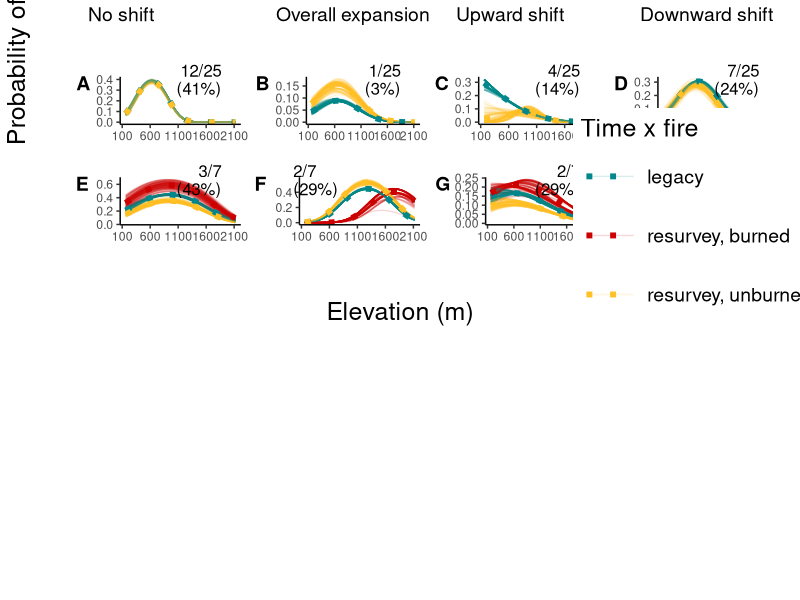

This chart was generated by the following R code:
# Created: Feb. 16, 2021
# Modified: Feb. 1, 2022

#### This script visualizes model-averaged predictions for each rarefied dataset

library(tidyverse)
#library(patchwork)
library(cowplot)

#### Read in and prepare tables of coefficients

# coefficients from all top models for each rarefied dataset that ran without warnings
# these models use the poly() formulaton for orthogonal elevation^2 terms
coeff.ALLDAT <- read.csv("data/3b_new_coefficients.csv", header = TRUE)

# filter to just model average for each rarefied dataset
coeff.avgs <- coeff.ALLDAT %>% filter(Type=="Avg") # now we have 100 model averages per species (or, <100 for the species for which some rarefied datasets threw warnings?)

# split into species modeled with fire vs without
coeffs.fire <- coeff.avgs %>% filter(Fire.Included=="Yes")
coeffs.nofire <- coeff.avgs %>% filter(Fire.Included=="No")

# species lists for ugly loops below
species.list.fire <- coeffs.fire %>% 
  group_by(Species) %>% 
  summarise(Species=first(Species))
species.list.nofire <- coeffs.nofire %>% 
  group_by(Species) %>% 
  summarise(Species=first(Species))


#### Elevation vectors for multiplying by coefficients

# values in poly-transformed units
dat <- read_csv("data/3c_transformed_polynomials.csv")

# linear term vector
# range based on min/max values 
elev.vec.lin = as.numeric(seq(min(dat$Elevation.m.poly), max(dat$Elevation.m.poly), by=0.0001)) 

# quadratic term vector
# quadratic function is given by this model
poly.mod <- lm(Elevation.m2.poly ~ Elevation.m.poly + I(Elevation.m.poly^2), data=dat)

elev.vec.quad = poly.mod$coefficients[1] + 
  elev.vec.lin*poly.mod$coefficients[2] + 
  elev.vec.lin*elev.vec.lin*poly.mod$coefficients[3]

# elevation list for back-transformed axis labels
# needs to be in raw units (m)
back.mod <- lm(Elevation.m.poly ~ Elevation.m, data=dat)
raw.ticks = c(100, 600, 1100, 1600, 2100)
poly.ticks = back.mod$coefficients[1] + raw.ticks*back.mod$coefficients[2]


#### other prep work

# function for converting predictions to 0-1 response scale
response = function(y) {
  exp(as.numeric(y))/(1+exp(as.numeric(y)))
  }

# color palettes 
# for fire species
col.pal.fire <- c("turquoise4", "red3", "goldenrod1")
# for no-fire species
col.pal.nofire <- c("turquoise4", "goldenrod1")


#### FIRE SPECIES: big loop to calculate predicted values across each rarefaction for each species

# empty matrices for writing best-fit lines into
pred.leg.reps = matrix(nrow=length(elev.vec.lin),ncol=100)
pred.res.unburn.reps = matrix(nrow=length(elev.vec.lin),ncol=100)
pred.res.burn.reps = matrix(nrow=length(elev.vec.lin),ncol=100)

for (i in 1:dim(species.list.fire)[1]) {
  sp = as.list(species.list.fire[i,1]) 
  mods <- coeffs.fire %>% 
    filter(Species==sp) %>% 
    select(Int=Intercept, 
           Elev=Elevation.m, 
           Elev2=Elevation.m2, 
           ResurvBurn = Resurvey.Burned.fi,
           ResurvUnburn = Resurvey.Unburned.fi,
           ResurvBurnxElev = Elevation.m.Res.Burn.fi,
           ResurvBurnxElev2 = Elevation.m2.Res.Burn.fi,
           ResurvUnburnxElev = Elevation.m2.Res.Unburn.fi,
           ResurvUnburnXElev2 = Elevation.m2.Res.Unburn.fi) %>% 
    mutate_if(is.numeric, ~replace(., is.na(.), 0))
  
  for (j in 1:dim(mods)[1]) {
    pred.leg.reps[,j] = mods$Int[j] + mods$Elev[j]*elev.vec.lin + mods$Elev2[j]*elev.vec.quad
    
    pred.res.unburn.reps[,j] = mods$Int[j] + mods$Elev[j]*elev.vec.lin + mods$Elev2[j]*elev.vec.quad + mods$ResurvUnburn[j] + mods$ResurvUnburnxElev[j]*elev.vec.lin + mods$ResurvUnburnXElev2[j]*elev.vec.quad
    
    pred.res.burn.reps[,j] = mods$Int[j] + mods$Elev[j]*elev.vec.lin + mods$Elev2[j]*elev.vec.quad + mods$ResurvBurn[j] + mods$ResurvBurnxElev[j]*elev.vec.lin 
    + mods$ResurvBurnxElev2[j]*elev.vec.quad
  }
  
  t1.unburn.reps <- as.data.frame(cbind(elev.vec.lin, 'legacy', pred.leg.reps)) %>% 
    mutate(across(c(3:102), response))
  t1.unburn.reps.tall <- gather(t1.unburn.reps, "rep", "preds", 3:102) %>% 
    mutate(elev.vec.lin = as.numeric(elev.vec.lin))
  t1.unburn.summary <- t1.unburn.reps.tall %>% 
    group_by(V2, elev.vec.lin) %>% 
    summarise(mean.resp = mean(preds),
              lower.resp = unname(quantile(preds, c(0.05))),
              upper.resp = unname(quantile(preds, c(0.95))))
  t2.unburn.reps <- as.data.frame(cbind(elev.vec.lin, 'res.unburn', pred.res.unburn.reps)) %>% 
    mutate(across(c(3:102), response))
  t2.unburn.reps.tall <- gather(t2.unburn.reps, "rep", "preds", 3:102) %>% 
    mutate(elev.vec.lin = as.numeric(elev.vec.lin))
  t2.unburn.summary <- t2.unburn.reps.tall %>% 
    group_by(V2, elev.vec.lin) %>% 
    summarise(mean.resp = mean(preds),
              lower.resp = unname(quantile(preds, c(0.05))),
              upper.resp = unname(quantile(preds, c(0.95))))
  t2.burn.reps <- as.data.frame(cbind(elev.vec.lin, 'res.burn', pred.res.burn.reps)) %>% 
    mutate(across(c(3:102), response))
  t2.burn.reps.tall <- gather(t2.burn.reps, "rep", "preds", 3:102) %>% 
    mutate(elev.vec.lin = as.numeric(elev.vec.lin))
  t2.burn.summary <- t2.burn.reps.tall %>% 
    group_by(V2, elev.vec.lin) %>% 
    summarise(mean.resp = mean(preds),
              lower.resp = unname(quantile(preds, c(0.05))),
              upper.resp = unname(quantile(preds, c(0.95))))
  graph.dat.tall <- bind_rows(t1.unburn.reps.tall, t2.unburn.reps.tall, t2.burn.reps.tall)  
  graph.dat.means <- bind_rows(t1.unburn.summary, t2.unburn.summary, t2.burn.summary) %>% 
    mutate(preds = mean.resp)
  
  gg <- ggplot(graph.dat.means, aes(x = elev.vec.lin, y = preds, color = V2)) + 
    geom_line(data=graph.dat.tall, aes(group=interaction(V2, rep), color=V2), alpha=0.15, show.legend = FALSE) +
    geom_line(size=2, linetype="dotted", show.legend=FALSE) +
    theme_classic() +
    scale_color_manual("Time x fire", values=col.pal.fire, labels=c("legacy", "resurvey, burned", "resurvey, unburned")) +
    scale_x_continuous(breaks=poly.ticks, labels=raw.ticks) +
    xlab("") + #Elevation (m)
    ylab("") #Probability of presence
  
  #ggsave(paste("figures/model.preds_ortho_",sp,".pdf",sep=""), gg, width=5, height=5)
  
  assign(paste0("preds_graph_",sp), gg)
} 

# repeat last plot with legend so that legend can be saved for multi-panel fig
gg <- ggplot(graph.dat.means, aes(x = elev.vec.lin, y = preds, color = V2)) + 
  geom_line(data=graph.dat.tall, aes(group=interaction(V2, rep), color=V2), alpha=0.15) +
  geom_line(size=2, linetype="dotted") +
  scale_color_manual("Time x fire", values=col.pal.fire, labels=c("legacy", "resurvey, burned", "resurvey, unburned")) +
  theme_classic() + 
  theme(legend.key.size=unit(1.5, 'cm')) +
  theme(legend.title=element_text(size=18)) +
  theme(legend.text=element_text(size=14))

legend.fire = get_legend(gg)


#### NO-FIRE SPECIES: big loop to calculate predicted values across each rarefaction for each species

# empty matrices to store predictions
pred.leg.reps = matrix(nrow=length(elev.vec.lin),ncol=100)
pred.res.reps = matrix(nrow=length(elev.vec.lin),ncol=100)

for (i in 1:dim(species.list.nofire)[1]) {
  sp = as.list(species.list.nofire[i,1])
  mods <- coeffs.nofire %>% 
    filter(Species==sp) %>% 
    select(Int=Intercept, 
           Elev=Elevation.m, 
           Elev2=Elevation.m2, 
           Year = Data.Type.nofi,
           YearxElev = Data.Type.Elevation.m.nofi,
           YearxElev2 = Data.Type.Elevation.m2.nofi) %>% 
    mutate_if(is.numeric, ~replace(., is.na(.), 0))
  
  for (j in 1:dim(mods)[1]) {
    pred.leg.reps[,j] = mods$Int[j] + mods$Elev[j]*elev.vec.lin + mods$Elev2[j]*elev.vec.quad
    
    pred.res.reps[,j] = mods$Int[j]  + mods$Elev[j]*elev.vec.lin + mods$Elev2[j]*elev.vec.quad + mods$Year[j] + mods$YearxElev[j]*elev.vec.lin + mods$YearxElev2[j]*elev.vec.quad
  }
  
  t1.reps <- as.data.frame(cbind(elev.vec.lin, 'legacy', pred.leg.reps)) %>% 
    mutate(across(c(3:102), response))
  t1.reps.tall <- gather(t1.reps, "rep", "preds", 3:102) %>% 
    mutate(elev.vec.lin = as.numeric(elev.vec.lin))
  t1.summary <- t1.reps.tall %>% 
    group_by(V2, elev.vec.lin) %>% 
    summarise(mean.resp = mean(preds),
              lower.resp = unname(quantile(preds, c(0.05))),
              upper.resp = unname(quantile(preds, c(0.95))))
  t2.reps <- as.data.frame(cbind(elev.vec.lin, 'resurvey', pred.res.reps)) %>% 
    mutate(across(c(3:102), response))
  t2.reps.tall <- gather(t2.reps, "rep", "preds", 3:102) %>% 
    mutate(elev.vec.lin = as.numeric(elev.vec.lin))
  t2.summary <- t2.reps.tall %>% 
    group_by(V2, elev.vec.lin) %>% 
    summarise(mean.resp = mean(preds),
              lower.resp = unname(quantile(preds, c(0.05))),
              upper.resp = unname(quantile(preds, c(0.95))))
  graph.dat.tall <- bind_rows(t1.reps.tall, t2.reps.tall)  
  
  graph.dat.means <- bind_rows(t1.summary, t2.summary) %>% 
    mutate(preds=mean.resp)
  
  gg <- ggplot(graph.dat.means, aes(x = elev.vec.lin, y = preds, color = V2)) + 
    geom_line(data=graph.dat.tall, aes(group=interaction(V2, rep), color=V2), alpha=0.15, show.legend = FALSE) +
    geom_line(size=2, linetype="dotted", show.legend=FALSE) +
    theme_classic() +
    scale_color_manual(name="TIME", values=col.pal.nofire, labels=c("legacy", "resurvey")) + 
    scale_x_continuous(breaks=poly.ticks, labels=raw.ticks) +
    xlab("") + #Elevation (m)
    ylab("") #Probability of presence
  
  #ggsave(paste("figures/model.preds_ortho_",sp,".pdf",sep=""), gg, width=5, height=5)  
  
  assign(paste0("preds_graph_",sp), gg)
}


#### assemble example species into multi-panel figure

# trying patchwork but not working. if using, repeat above with show.legend=FALSE removed from graphs

#top <- (plot_spacer() | preds_graph_ARUV | preds_graph_VAME | preds_graph_PAMY) + plot_layout(guides="collect") & 
  #theme(legend.position="left")

#bottom <- (preds_graph_CHUM | preds_graph_OPHO | preds_graph_SPBE | preds_graph_MANE) + 
  #plot_layout(guides="collect") & 
  #theme(legend.position="none")

#full <- top/bottom

#multi <- (plot_spacer() | preds_graph_ARUV | preds_graph_VAME | preds_graph_PAMY) / (preds_graph_CHUM | preds_graph_OPHO | preds_graph_SPBE | preds_graph_MANE) + 
  #plot_layout(guides="collect") & 
  #theme(legend.position="left")

#multi.inset <- multi + inset_element(legend.fire, left=0.2, top=3, right=0, bottom=0, align_to = 'full')

# back to using cowplot

# first annotate % onto individual panels
MANE.perc <- ggdraw(preds_graph_MANE) + draw_label("12/25\n(41%)", size=12, x=.85, y=.9, hjust=1)
SPBE.perc <- ggdraw(preds_graph_SPBE) + draw_label("1/25\n(3%)", size=12, x=.85, y=.9, hjust=1)
OPHO.perc <- ggdraw(preds_graph_OPHO) + draw_label("4/25\n(14%)", size=12, x=.85, y=.9, hjust=1)
CHUM.perc <- ggdraw(preds_graph_CHUM) + draw_label("7/25\n(24%)", size=12, x=.85, y=.9, hjust=1)
PAMY.perc <- ggdraw(preds_graph_PAMY) + draw_label("3/7\n(43%)", size=12, x=.85, y=.9, hjust=1)
VAME.perc <- ggdraw(preds_graph_VAME) + draw_label("2/7\n(29%)", size=12, x=.25, y=.9, hjust=0)
ARUV.perc <- ggdraw(preds_graph_ARUV) + draw_label("2/7\n(29%)", size=12, x=.85, y=.9, hjust=1)

multi <- plot_grid(MANE.perc, #no shift no fire 
                   SPBE.perc, #expansion no fire
                   OPHO.perc, #up shift no fire
                   CHUM.perc, #down shift no fire
                   PAMY.perc, #no shift fire
                   VAME.perc, #expansion fire
                   ARUV.perc, #up shift fire 
                   legend.fire, 
                   nrow=2, ncol=4,
                   labels=c("A","B","C","D","E","F","G","")) +
  theme(plot.margin = margin(50, 10, 10, 50)) #top, right, bottom, left 

multi.labs <- ggdraw(multi) + 
  draw_label("No shift", size=14, x=0.11, y=0.95, hjust=0) +
  draw_label("Overall expansion", size=14, x=0.345, y=0.95, hjust=0) +
  draw_label("Upward shift", size=14, x=0.57, y=0.95, hjust=0) +
  draw_label("Downward shift", size=14, x=0.8, y=0.95, hjust=0)

multi.x <- ggdraw(add_sub(multi.labs, "Elevation (m)", size=18, x=0.5, y=0.05, hjust=0.5, vjust=0)) 

multi.xy <- ggdraw(add_sub(multi.x, "Probability of presence", size=18, x=0.02, y=2.1, angle=90))




ggsave("figures/model_preds_multipanel.pdf", multi.xy, width=12, height=8)
